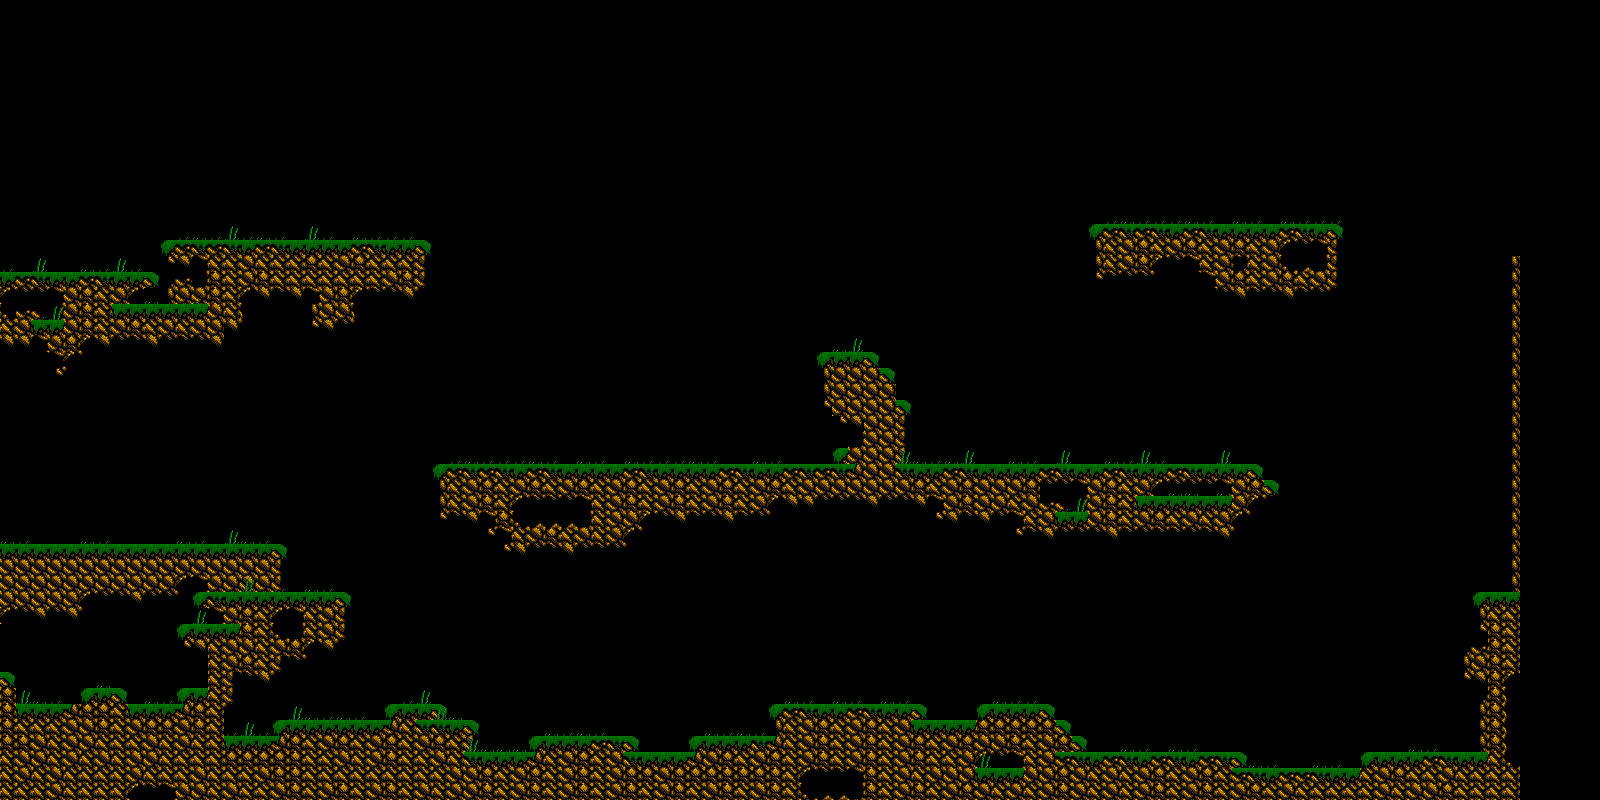

Below is a game level as drawn by its tile map, then a one-line description and the .tmx that defines it (tile-layer data replaced by summaries):
An orthogonal 100x50 tile map with 16x16 px tiles, 2 tile layers (ground, grass).

<map version="1.0" tiledversion="2018.04.18" orientation="orthogonal" renderorder="right-down" width="100" height="50" tilewidth="16" tileheight="16" infinite="0" nextobjectid="1">
 <tileset firstgid="1" name="rock-tilemap" tilewidth="16" tileheight="16" tilecount="36" columns="9">
  <image source="./rock-tilemap.png" width="144" height="64" />
 </tileset>
 <layer name="ground" width="100" height="50">
  <data>[5000 cells, 1094 non-empty, 26 distinct tile ids]</data>
 </layer>
 <layer name="grass" width="100" height="50">
  <data>[5000 cells, 138 non-empty, 3 distinct tile ids]</data>
 </layer>
</map>